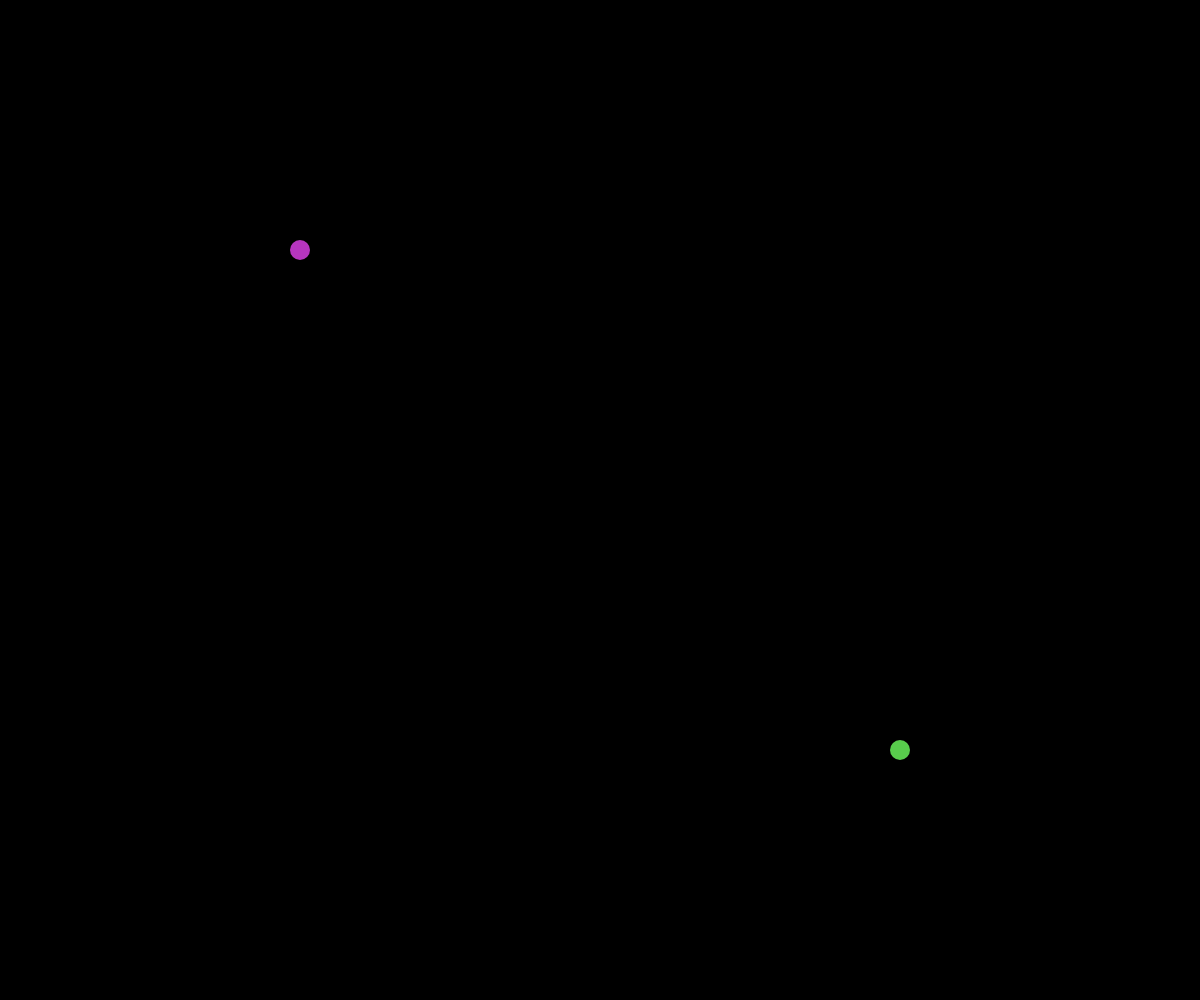
Frame 1 (no input)
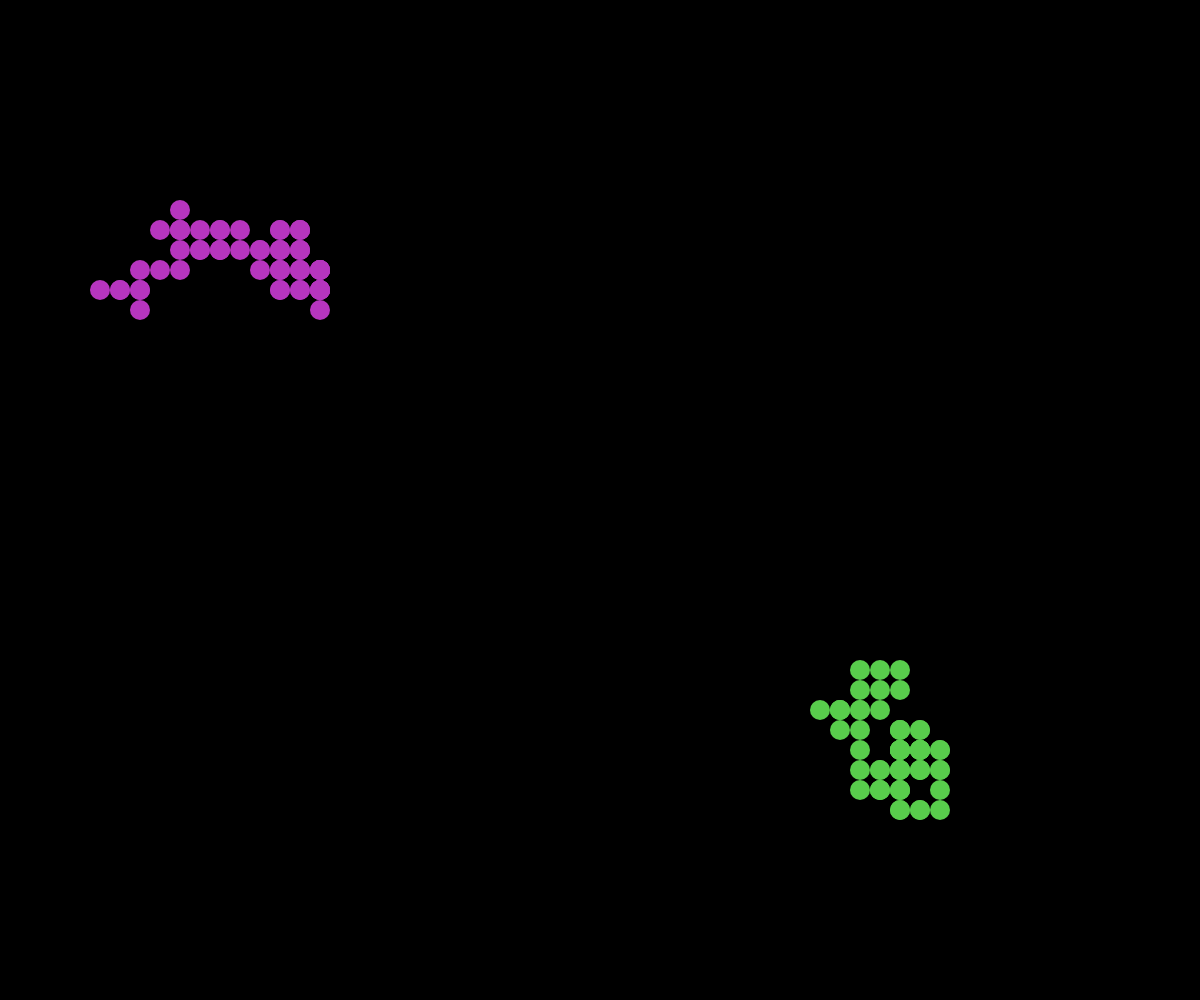
Frame 60 (no input)
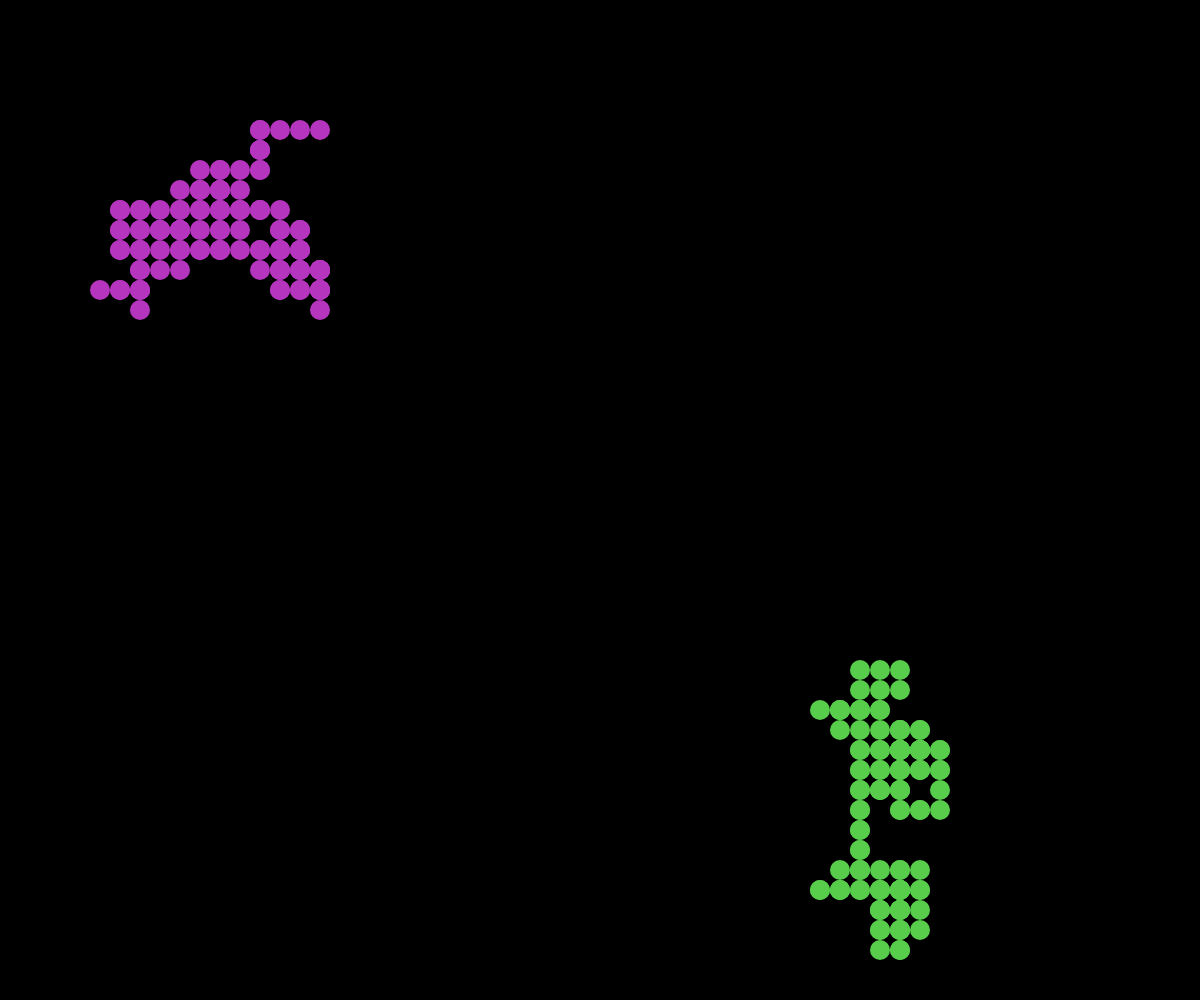
Frame 120 (the mouse pressed at the canvas centre since frame 60)

The p5.js sketch that drew these frames (run headless with seeded random() and noise() and a simulated clock; from frame 60 on, the mouse is pressed at the canvas centre):

// p5.js sketch
// ── sketch.js
let george;
let kyle;

function setup() {
  createCanvas(windowWidth, windowHeight);
  background(0);
  george = new Walker(width / 4, height / 4);
  kyle = new Walker(width * 0.75, height * 0.75);
}

function draw() {
  george.display();
  george.move();
  kyle.display();
  kyle.move();
}

class Walker {
  constructor(x, y) {
    this.x = x;
    this.y = y;
    this.fillColour = color(random(255), random(255), random(255));
    this.stepSize = 20;
    this.radius = 10;
  }

  display() {
    fill(this.fillColour);
    noStroke();
    circle(this.x, this.y, this.radius * 2);
  }

  move() {
    let choice = random(100);
    if (choice < 25) {
      this.y -= this.stepSize;
    } else if (choice < 50) {
      this.y += this.stepSize;
    } else if (choice < 75) {
      this.x -= this.stepSize;
    } else {
      this.x += this.stepSize;
    }
  }
}
